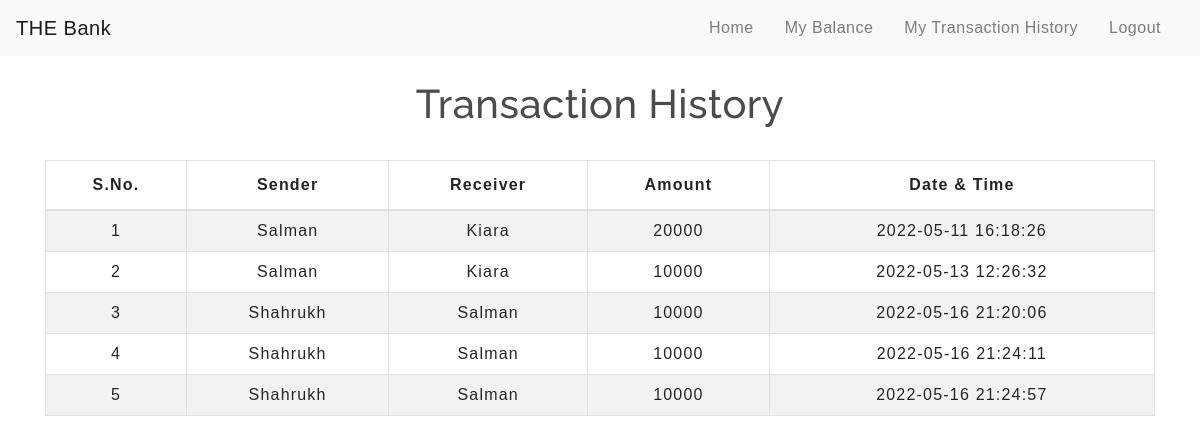
Screenshot of /transactionhistory.php (signed in) with the database file from the repository.
### tables this page shows
CREATE TABLE `transaction` (
  `sno` int(3) NOT NULL,
  `sender` text NOT NULL,
  `receiver` text NOT NULL,
  `balance` int(8) NOT NULL,
  `datetime` datetime NOT NULL DEFAULT current_timestamp()
);

### transactionhistory.php (the view, shortened to what this page needs)
<!DOCTYPE html>
<html lang="en">
<head>
    <link rel="stylesheet" href="https://stackpath.bootstrapcdn.com/bootstrap/4.5.2/css/bootstrap.min.css">
    <link rel="stylesheet" type="text/css" href="css/table.css">
    <link rel="stylesheet" type="text/css" href="css/navbar.css">
</head>
<body>
<?php
  include 'navbar.php';
?>
<?php
    $loggedin = $_SESSION['name'];
?>
	<div class="container">
        <h2 class="text-center pt-4">Transaction History</h2>
       <br>
       <div class="table-responsive-sm">
    <table class="table table-hover table-striped table-condensed table-bordered">
        <thead>
            <tr>
                <th class="text-center">S.No.</th>
                <th class="text-center">Sender</th>
                <th class="text-center">Receiver</th>
                <th class="text-center">Amount</th>
                <th class="text-center">Date & Time</th>
            </tr>
        </thead>
        <tbody>
        <?php
            include 'config.php';
            $sql ="select * from transaction WHERE sender = '$loggedin' OR receiver = '$loggedin'";
            $query =mysqli_query($conn, $sql);
            while($rows = mysqli_fetch_assoc($query))
            {
        ?>
            <tr>
            <td class="py-2"><?php echo $rows['sno']; ?></td>
            <td class="py-2"><?php echo $rows['sender']; ?></td>
            <td class="py-2"><?php echo $rows['receiver']; ?></td>
            <td class="py-2"><?php echo $rows['balance']; ?> </td>
            <td class="py-2"><?php echo $rows['datetime']; ?> </td>
        <?php
            }
        ?>
        </tbody>
    </table>
    </div>
</div>
</body>
</html>

### css/table.css (style rules this page uses)
* { padding: 0; margin: 0; box-sizing: border-box; font-family: sans-serif; }
h2 { font-size: 40px; }
table { letter-spacing: 1.2px; }
td { text-align: center; }

### css/navbar.css (style rules this page uses)
h2 { color: #4C4B4B; letter-spacing: 0.5px; font-family: raleway; }

### rows the page displays
transaction: sno "1", sender "Salman", receiver "Kiara", balance "20000", datetime "2022-05-11 16:18:26"
transaction: sno "2", sender "Salman", receiver "Kiara", balance "10000", datetime "2022-05-13 12:26:32"
transaction: sno "3", sender "Shahrukh", receiver "Salman", balance "10000", datetime "2022-05-16 21:20:06"
transaction: sno "4", sender "Shahrukh", receiver "Salman", balance "10000", datetime "2022-05-16 21:24:11"
transaction: sno "5", sender "Shahrukh", receiver "Salman", balance "10000", datetime "2022-05-16 21:24:57"
